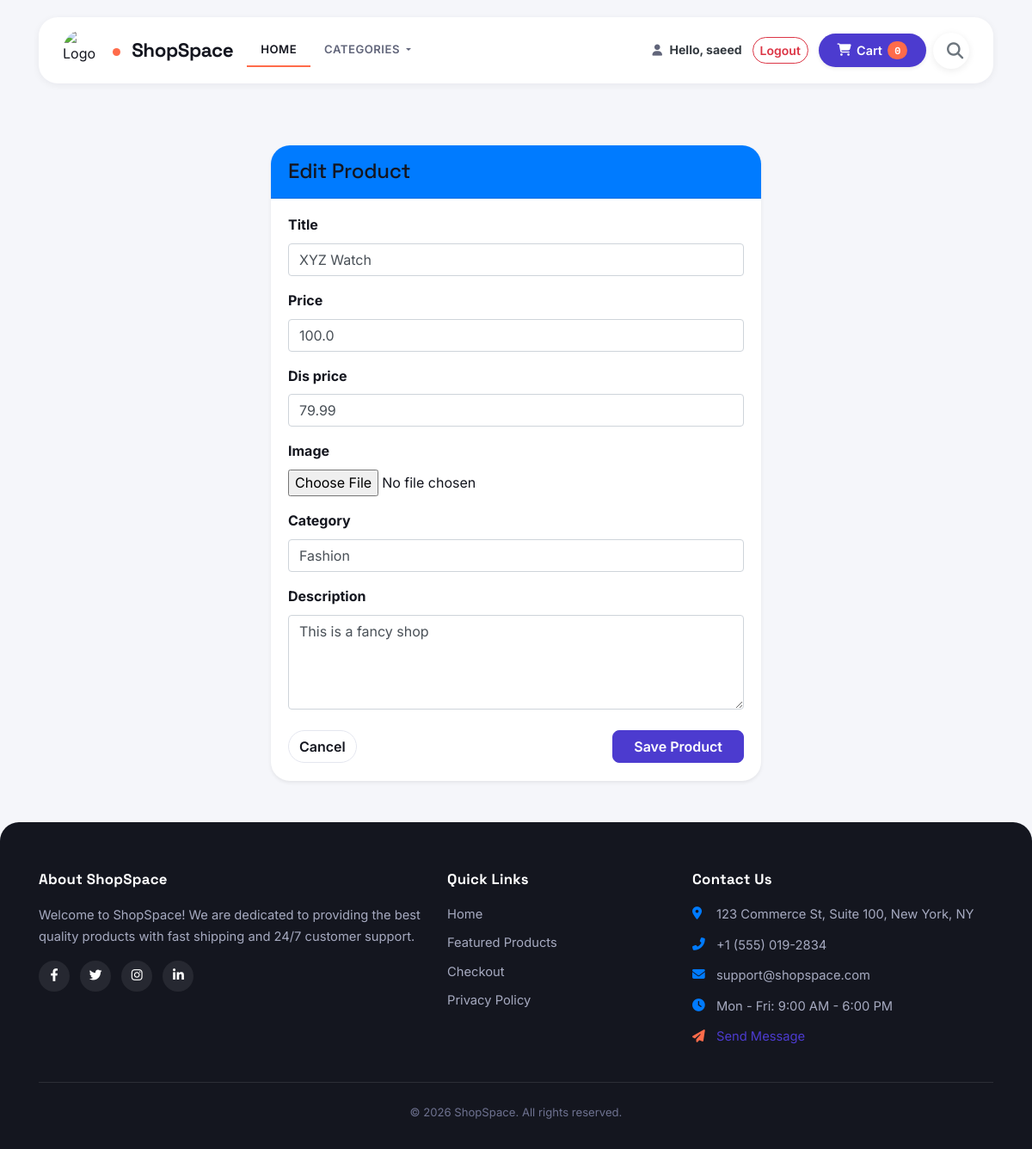
/edit-product/1/ (signed in), run on the app's committed database.
### shop/models.py (models this page shows, shortened)
class MyProduct(models.Model):
    title = models.CharField(max_length=200)
    price = models.FloatField()
    dis_price = models.FloatField()
    category = models.CharField(max_length=200)
    description = models.TextField()
    image = models.ImageField(upload_to='products/', default="default.png")

### shop/views.py (the view)
# urls.py: path('edit-product/<int:product_id>/', views.edit_product, name='edit_product'),  # New route for editing products
@staff_member_required
def edit_product(request, product_id):
    product = get_object_or_404(MyProduct, id=product_id)
    if request.method == 'POST':
        form = ProductForm(request.POST, request.FILES, instance=product)
        if form.is_valid():
            form.save()
            messages.success(request, "Product updated successfully.")
            return redirect('shop:product_detail', id=product.id)
    else:
        form = ProductForm(instance=product)
    return render(request, 'shop/product_form.html', {'form': form, 'title': 'Edit Product'})

### shop/forms.py
class ProductForm(forms.ModelForm):
    class Meta:
        model = MyProduct
        fields = ['title', 'price','dis_price', 'image', 'category', 'description']
        widgets = {
            'title': forms.TextInput(attrs={'class': 'form-control'}),
            'price': forms.NumberInput(attrs={'class': 'form-control', 'step': '0.01'}),
            'dis_price': forms.NumberInput(attrs={'class': 'form-control', 'step': '0.01'}),
            'description': forms.Textarea(attrs={'class': 'form-control', 'rows': 4}),
            'category': forms.TextInput(attrs={'class': 'form-control'}),
            'image': forms.FileInput(attrs={'class': 'form-control-file'}),
        }

### shop/templates/shop/product_form.html (shortened to what this page needs)
{% extends "shop/base.html" %}
{% block content %}
<div class="container my-5" style="max-width: 600px;">
    <div class="card shadow-sm border-0">
        <div class="card-header bg-primary text-white py-3">
            <h4 class="mb-0">{{ title }}</h4>
        </div>
        <div class="card-body">
            <form method="POST" enctype="multipart/form-data">
                {% for field in form %}
                    <div class="form-group mb-3">
                        <label class="font-weight-bold">{{ field.label }}</label>
                        {{ field }}
                    </div>
                {% endfor %}
                <div class="d-flex justify-content-between mt-4">
                    <a href="{% url 'shop:index' %}" class="btn btn-outline-secondary">Cancel</a>
                    <button type="submit" class="btn btn-primary px-4">Save Product</button>
                </div>
            </form>
        </div>
    </div>
</div>
{% endblock %}

### shop/templates/shop/base.html (shortened to what this page needs)
{% load static %}
<!DOCTYPE html>
<html lang="en">
<head>
    <link rel="stylesheet" href="https://cdn.jsdelivr.net/npm/bootstrap@4.6.2/dist/css/bootstrap.min.css">
    <link rel="stylesheet" href="{% static 'shop/index.css' %}">
    <link rel="stylesheet" href="https://cdnjs.cloudflare.com/ajax/libs/font-awesome/6.4.0/css/all.min.css">
</head>
<body>
    <div class="container">
        <div class="row">
            <div class="col-md-12">
                <nav class="navbar navbar-expand-lg navbar-light custom-navbar mb-4">
                    <img src="{% static 'shop/images/logo.jpg.jpg' %}" alt="Logo" class="logo mr-2 rounded-circle" style="width: 50px; height: 50px; object-fit: cover;">
                    <a class="navbar-brand text-primary font-weight-bold" href="{% url 'shop:index' %}">
                        ShopSpace
                    </a>
                    <div class="collapse navbar-collapse" id="navbarSupportedContent">
                        <ul class="navbar-nav mr-auto">
                            <li class="nav-item active">
                                <a class="nav-link px-3" href="{% url 'shop:index' %}">Home</a>
                            </li>
                            <li class="nav-item dropdown">
                                <a class="nav-link dropdown-toggle px-3" href="#" id="navbarDropdown" role="button" data-toggle="dropdown" aria-haspopup="true" aria-expanded="false">
                                    Categories
                                </a>
                            </li>
                        </ul>
                        <div class="d-flex align-items-center flex-wrap gap-2">
                            <ul class="navbar-nav align-items-center mr-2">
                                {% if user.is_authenticated %}
                                    <li class="nav-item d-flex align-items-center">
                                        <a class="nav-link text-dark p-0 mr-1" href="{% url 'useraccounts:profile' %}" title="View Profile">
                                            <i class="fas fa-user"></i>
                                        </a>
                                        <span class="navbar-text text-dark font-weight-bold ml-1 mr-2 small">
                                            Hello, {{ user.username }}
                                        </span>
                                    </li>
                                    <li class="nav-item">
                                        <a class="btn btn-outline-danger btn-sm mx-1" href="{% url 'useraccounts:logout' %}">Logout</a>
                                    </li>
                                {% endif %}
                            </ul>
                            <div class="mr-2">
                                <button id="cart" data-html="true" type="button" class="btn btn-primary cart-btn shadow-sm" data-container="body" data-toggle="popover" data-placement="bottom" data-content="Your cart is empty">
                                </button>
                            </div>
                            <div>
                                <form action="{% url 'shop:index' %}" method="GET" class="mb-0">
                                    <div class="search-bar-container active">
                                        <i class="fas fa-search magnifier text-secondary"></i>
                                    </div>
                                </form>
                            </div>
                        </div>
                    </div>
                </nav>
            </div>
        </div>
        {% block content %}
        {% endblock %}
    </div>
    <footer class="site-footer mt-5">
        <div class="container">
            <div class="row">
                <div class="col-lg-5 col-md-6 mb-4 mb-lg-0">
                    <h5 class="footer-heading">About ShopSpace</h5>
                    <p class="footer-text">
                        Welcome to ShopSpace! We are dedicated to providing the best quality products with fast shipping and 24/7 customer support.
                    </p>
                    <div class="social-icons mt-3">
                        <a href="#" class="social-link"><i class="fab fa-facebook-f"></i></a>
                        <a href="#" class="social-link"><i class="fab fa-twitter"></i></a>
                        <a href="#" class="social-link"><i class="fab fa-instagram"></i></a>
                        <a href="#" class="social-link"><i class="fab fa-linkedin-in"></i></a>
                    </div>
                </div>
                <div class="col-lg-3 col-md-6 mb-4 mb-lg-0">
                    <h5 class="footer-heading">Quick Links</h5>
                    <ul class="list-unstyled footer-links">
                        <li><a href="{% url 'shop:index' %}">Home</a></li>
                        <li><a href="#">Featured Products</a></li>
                        <li><a href="{% url 'shop:checkout' %}">Checkout</a></li>
                        <li><a href="#">Privacy Policy</a></li>
                    </ul>
                </div>
                <div class="col-lg-4 col-md-12">
                    <h5 class="footer-heading">Contact Us</h5>
                    <ul class="list-unstyled footer-contact">
                        <li><i class="fas fa-map-marker-alt mr-2 text-primary"></i>123 Commerce St, Suite 100, New York, NY</li>
                        <li><i class="fas fa-phone-alt mr-2 text-primary"></i>+1 (555) 019-2834</li>
                        <li><i class="fas fa-envelope mr-2 text-primary"></i>support@shopspace.com</li>
                        <li><i class="fas fa-clock mr-2 text-primary"></i>Mon - Fri: 9:00 AM - 6:00 PM</li>
                        <li><a href="{% url 'shop:contactus' %}"><i class="fas fa-paper-plane mr-2"></i>Send Message</a></li>
                    </ul>
                </div>
            </div>
            <hr class="footer-divider my-4">
            <div class="row align-items-center">
                <div class="col-md-12 text-center">
                    <p class="copyright-text mb-0">&copy; 2026 ShopSpace. All rights reserved.</p>
                </div>
            </div>
        </div>
    </footer>
</body>
</html>

### data on the page
MyProduct: form "XYZ Watch" "100.0" "79.99" "Fashion" "This is a fancy shop"

### other printed values
{{ user.username }} "saeed"
{{ title }} "Edit Product"
{{ field.label }} "Title" "Price" "Dis price" "Image" "Category" "Description"
